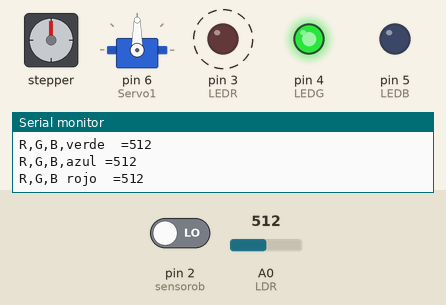
Bench run of a sketch on a simulated Arduino Uno, built with avr-gcc and run on an emulated ATmega328P. Shown: stepper motor, servo, output pins drawn as LEDs (lit = HIGH), the last lines printed to the serial monitor. Wiring (inferred from the names in the program): stepper motor (2048 steps per turn assumed): coils pin 8, pin 9, pin 10, pin 11. Dashed ring = blinking. Inputs (shaded band) come from the test bench; at power-on: pin 2 (sensorob) LOW, A0 (LDR) = 512. Pins used as bus, display or sensor lines are not drawn.

Above: at 1.28 s.
1.3 s: pin 2 (sensorob) driven HIGH
At 1.83 s:
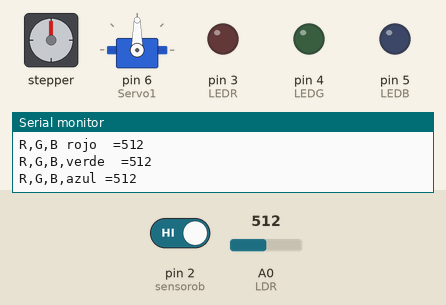
4.8 s: pin 2 (sensorob) driven LOW
At 5.48 s:
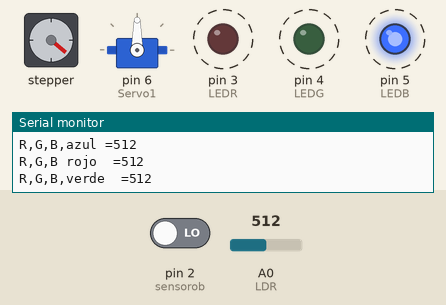
8.3 s: pin 2 (sensorob) driven HIGH
At 8.76 s:
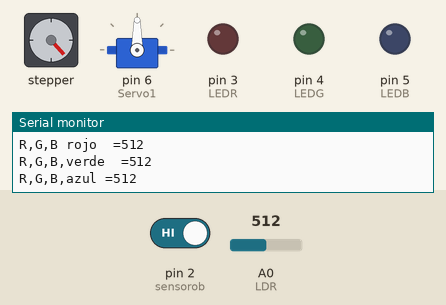
11.8 s: pin 2 (sensorob) driven LOW
At 11.88 s:
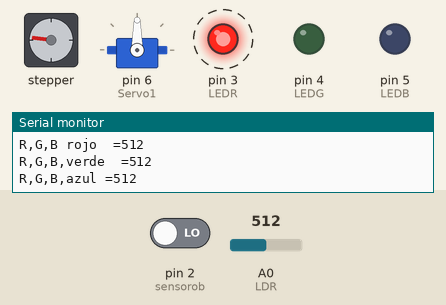
15.3 s: A0 (LDR) set to 11
19.2 s: A0 (LDR) set to 8
Timing chart, 0 to 23.7 s (numbered marks = the images above; inputs shaded):
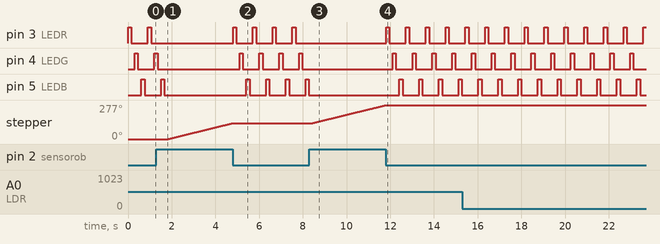

The sketch:

practica_3.ino
```cpp
/*
 * Fundación Kinal
 * Centro educativo técnico laboral Kinal
 * Electrónica
 * Grado: Quinto
 * Sección: "A"
 * Curso: Taller de electronica digital y reparación de computadoras I
 * Nombre: Guillermo Antonio Franco Longo
 * Carnet:2022350
 * Proyecto: practica 3
*/
#include <Servo.h>
#define LDR A0
#define LEDR 3
#define LEDG 4
#define LEDB 5
#define Servo1 6


int INA = 8;
int INB = 9;
int INC = 10;
int IND = 11;
int demora = 20;
const int sensorob = 2;

int resultado_azul, resultado_rojo, resultado_verde;
int resultado;
int tol = 8;

Servo SERVOKEVIN;

void setup() {
  Serial.begin(9600);
  //Para motor Stepper
  pinMode(INA, OUTPUT);
  pinMode(INB, OUTPUT);
  pinMode(INC, OUTPUT);
  pinMode(IND, OUTPUT);
  //Para Sensor de obstaculos
  pinMode(sensorob, INPUT);
  //Para LDR
  pinMode(LEDR, OUTPUT);
  pinMode(LEDG, OUTPUT);
  pinMode(LEDB, OUTPUT);
  pinMode(LDR, INPUT);
  //LEDs en estado bajo.
  digitalWrite(LEDR,LOW);
  digitalWrite(LEDG,LOW);
  digitalWrite(LEDB,LOW);
 //Para Servo
 SERVOKEVIN.attach(Servo1);


}
void loop() {

    int value = 0;
  value = digitalRead(sensorob );
  if (value == HIGH) {
 digitalWrite(INA, HIGH);
  digitalWrite(INB, LOW);
  digitalWrite(INC, LOW);
  digitalWrite(IND, LOW);
  delay(2);
  //paso2
  digitalWrite(INA, HIGH);
  digitalWrite(INB, HIGH);
  digitalWrite(INC, LOW);
  digitalWrite(IND, LOW);
  delay(2);
  //paso3
  digitalWrite(INA, LOW);
  digitalWrite(INB, HIGH);
  digitalWrite(INC, LOW);
  digitalWrite(IND, LOW);
  delay(2);
  //paso4
  digitalWrite(INA, LOW);
  digitalWrite(INB, HIGH);
  digitalWrite(INC, HIGH);
  digitalWrite(IND, LOW);
  delay(2);
  //paso5
  digitalWrite(INA, LOW);
  digitalWrite(INB, LOW);
  digitalWrite(INC, HIGH);
  digitalWrite(IND, LOW);
  delay(2);
  //paso6
  digitalWrite(INA, LOW);
  digitalWrite(INB, LOW);
  digitalWrite(INC, HIGH);
  digitalWrite(IND, HIGH);
  delay(2);
  //paso7
  digitalWrite(INA, LOW);
  digitalWrite(INB, LOW);
  digitalWrite(INC, LOW);
  digitalWrite(IND, HIGH);
  delay(2);
  //paso8
  digitalWrite(INA, HIGH);
  digitalWrite(INB, LOW);
  digitalWrite(INC, LOW);
  digitalWrite(IND, HIGH);
  delay(2);
  }

  else {
    digitalWrite(INA, HIGH);
  digitalWrite(INB, LOW);
  digitalWrite(INC, LOW);
  digitalWrite(IND, LOW);
  delay(2);
  //paso2
  digitalWrite(INA, HIGH);
  digitalWrite(INB, HIGH);
  digitalWrite(INC, LOW);
  digitalWrite(IND, LOW);
  delay(2);

      //sensor de color por LDR
  digitalWrite(LEDR,HIGH);
  delay(150);

  resultado= analogRead(LDR);
  resultado_rojo;

  resultado= analogRead(LDR);
  resultado_rojo=map(resultado,0,1023,0,1023);

  Serial.print("R,G,B rojo  =");
  Serial.println(resultado_rojo);
  digitalWrite(LEDR,LOW);
  delay(150);

  digitalWrite(LEDG,HIGH);
  delay(150);

  resultado = analogRead(LDR);
  resultado_verde=map(resultado,0,1023,0,1023);

  Serial.print("R,G,B,verde  =");
  Serial.println(resultado_verde);
  digitalWrite(LEDG,LOW);
  delay(150);

  digitalWrite(LEDB,HIGH);
  delay(150);

  resultado=analogRead(LDR);
  resultado_azul=map(resultado,0,1023,0,1023);
  Serial.print("R,G,B,azul =");
  Serial.println(resultado_azul);
  digitalWrite(LEDB,LOW);
  delay(150);


    //detector de colores con accion del Servo

if(resultado_verde>resultado_rojo&&resultado_verde>resultado_azul){
  SERVOKEVIN.write(0);
  delay(100);
  SERVOKEVIN.write(120);
  delay(1000);
  }

  if(resultado_rojo>resultado_verde>resultado_azul){
  SERVOKEVIN.write(0);
  delay(100);
  SERVOKEVIN.write(120);
  delay(1000);
  }

  if(resultado_azul>resultado_rojo>resultado_verde){
  SERVOKEVIN.write(0);
  delay(100);
  SERVOKEVIN.write(120);
  delay(1000);
  }

  }
}
```

Measured:
- after the input at 1.3 s, pin 3 (LEDR): stops changing and stays LOW; pin 4 (LEDG): goes on until 1.4 s, then stays LOW; pin 5 (LEDB): goes on until 1.7 s, then stays LOW; stepper: keeps turning clockwise at about 44°/s, starting after 0.54 s
- after the input at 4.8 s, pin 3 (LEDR): alternates HIGH for 0.15 s and LOW for 0.75 s, starting at once; pin 4 (LEDG): alternates HIGH for 0.15 s and LOW for 0.76 s, starting after 0.31 s; pin 5 (LEDB): alternates HIGH for 0.15 s and LOW for 0.76 s, starting after 0.61 s; stepper: goes on until 4.8 s, then stays 130°
- after the input at 8.3 s, pin 3 (LEDR), pin 4 (LEDG), pin 5 (LEDB): stops changing and stays LOW; stepper: keeps turning clockwise at about 44°/s, starting after 0.15 s
- after the input at 11.8 s, pin 3 (LEDR): alternates HIGH for 0.15 s and LOW for 0.75 s, starting at once; pin 4 (LEDG): alternates HIGH for 0.15 s and LOW for 0.76 s, starting after 0.31 s; pin 5 (LEDB): alternates HIGH for 0.15 s and LOW for 0.76 s, starting after 0.61 s; stepper: goes on until 11.8 s, then stays 277°
- by itself, pin 3 (LEDR): alternates HIGH for 0.15 s and LOW for 0.75 s
